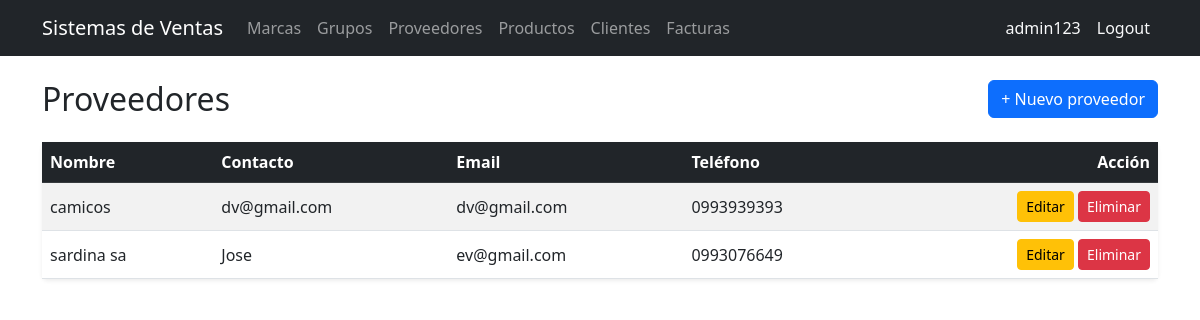
Page /suppliers/ (signed in) on the committed database.
### billing/models.py (models this page shows, shortened)
class Supplier(models.Model):
    name = models.CharField(max_length=200, verbose_name='Nombre de empresa')
    contact_name = models.CharField(max_length=200, blank=True, null=True, verbose_name='Nombre de contacto')
    email = models.EmailField(blank=True, null=True, verbose_name='Correo electrónico')
    phone = models.CharField(max_length=20, blank=True, null=True, verbose_name='Teléfono')
    address = models.TextField(blank=True, null=True, verbose_name='Dirección')
    is_active = models.BooleanField(default=True, verbose_name='Activo')
    created_at = models.DateTimeField(auto_now_add=True)
    updated_at = models.DateTimeField(auto_now=True)
    class Meta:
        verbose_name = 'Proveedor'
        verbose_name_plural = 'Proveedores'
        ordering = ['name']

### billing/views.py (the view)
# urls.py: path('suppliers/', views.SupplierListView.as_view(), name='supplier_list'),
class SupplierListView(LoginRequiredMixin, ListView):
    model = Supplier; template_name = 'billing/supplier_list.html'; context_object_name = 'items'

### billing/templates/billing/supplier_list.html (shortened to what this page needs)
{% extends 'billing/base.html' %}
{% block content %}
<div class="d-flex justify-content-between align-items-center mb-4">
  <h2 class="mb-0">Proveedores</h2>
  <a href="{% url 'billing:supplier_create' %}" class="btn btn-primary">+ Nuevo proveedor</a>
</div>
<div class="card shadow-sm border-0">
  <div class="table-responsive">
    <table class="table table-striped table-hover align-middle mb-0">
      <thead class="table-dark">
        <tr><th>Nombre</th><th>Contacto</th><th>Email</th><th>Teléfono</th><th class="text-end">Acción</th></tr>
      </thead>
      <tbody>
        {% for item in items %}
        <tr>
          <td>{{ item.name }}</td>
          <td>{{ item.contact_name|default:"-" }}</td>
          <td>{{ item.email|default:"-" }}</td>
          <td>{{ item.phone|default:"-" }}</td>
          <td class="text-end">
            <a href="{% url 'billing:supplier_update' item.pk %}" class="btn btn-sm btn-warning">Editar</a>
            <a href="{% url 'billing:supplier_delete' item.pk %}" class="btn btn-sm btn-danger">Eliminar</a>
          </td>
        </tr>
        {% empty %}
        <tr><td colspan="5" class="text-center text-muted py-4">No hay registros.</td></tr>
        {% endfor %}
      </tbody>
    </table>
  </div>
</div>
{% endblock %}

### billing/templates/billing/base.html (shortened to what this page needs)
<!DOCTYPE html>
<html lang="es">
<head>
  <link href="https://cdn.jsdelivr.net/npm/bootstrap@5.3.0/dist/css/bootstrap.min.css" rel="stylesheet">
</head>
<body>
<nav class="navbar navbar-expand-lg navbar-dark bg-dark">
  <div class="container">
    <a class="navbar-brand" href="{% url 'billing:brand_list' %}">Sistemas de Ventas</a>
    <div class="collapse navbar-collapse" id="nav">
      <ul class="navbar-nav me-auto">
        {% if user.is_authenticated %}
        <li class="nav-item"><a class="nav-link" href="{% url 'billing:brand_list' %}">Marcas</a></li>
        <li class="nav-item"><a class="nav-link" href="{% url 'billing:productgroup_list' %}">Grupos</a></li>
        <li class="nav-item"><a class="nav-link" href="{% url 'billing:supplier_list' %}">Proveedores</a></li>
        <li class="nav-item"><a class="nav-link" href="{% url 'billing:product_list' %}">Productos</a></li>
        <li class="nav-item"><a class="nav-link" href="{% url 'billing:customer_list' %}">Clientes</a></li>
        <li class="nav-item"><a class="nav-link" href="{% url 'billing:invoice_list' %}">Facturas</a></li>
        {% endif %}
      </ul>
      <ul class="navbar-nav">
        {% if user.is_authenticated %}
        <li class="nav-item"><span class="nav-link text-light">{{ user.username }}</span></li>
        <li class="nav-item">
          <form method="post" action="{% url 'logout' %}" class="d-inline">
            <button type="submit" class="nav-link btn btn-link text-light" style="text-decoration:none;">Logout</button>
          </form>
        </li>
        {% else %}
        <li class="nav-item"><a class="nav-link" href="{% url 'login' %}">Login</a></li>
        <li class="nav-item"><a class="nav-link" href="{% url 'billing:signup' %}">Registarse</a></li>
        {% endif %}
      </ul>
    </div>
  </div>
</nav>
<div class="container mt-4">
  {% block content %}
  {% endblock %}
</div>
</body>
</html>

### rows in the picture
Supplier: name "camicos", contact_name "dv@gmail.com", email "dv@gmail.com", phone "0993939393"
Supplier: name "sardina sa", contact_name "Jose", email "ev@gmail.com", phone "0993076649"

### other values in the picture
{{ user.username }} "admin123"
